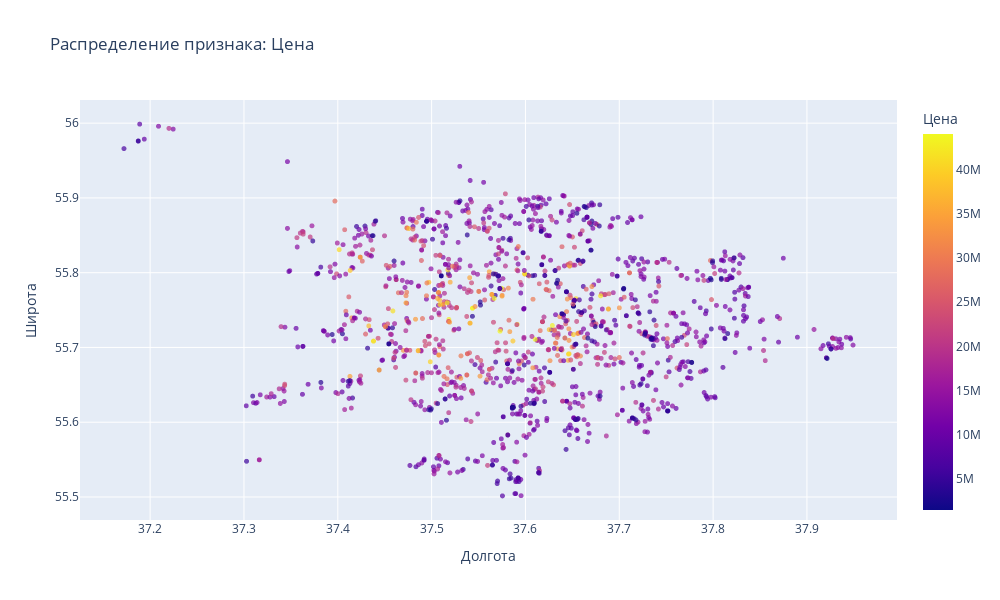
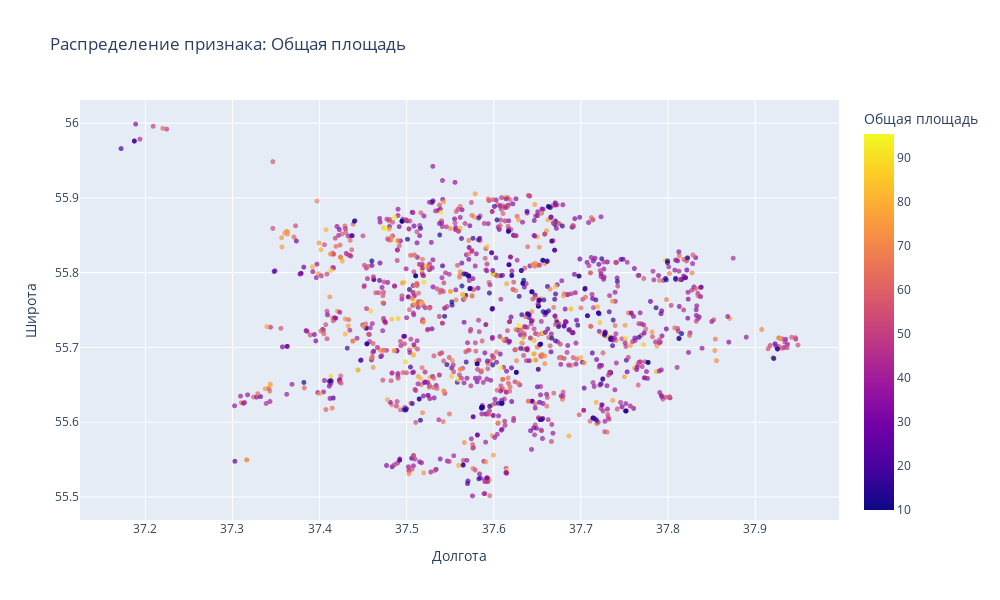
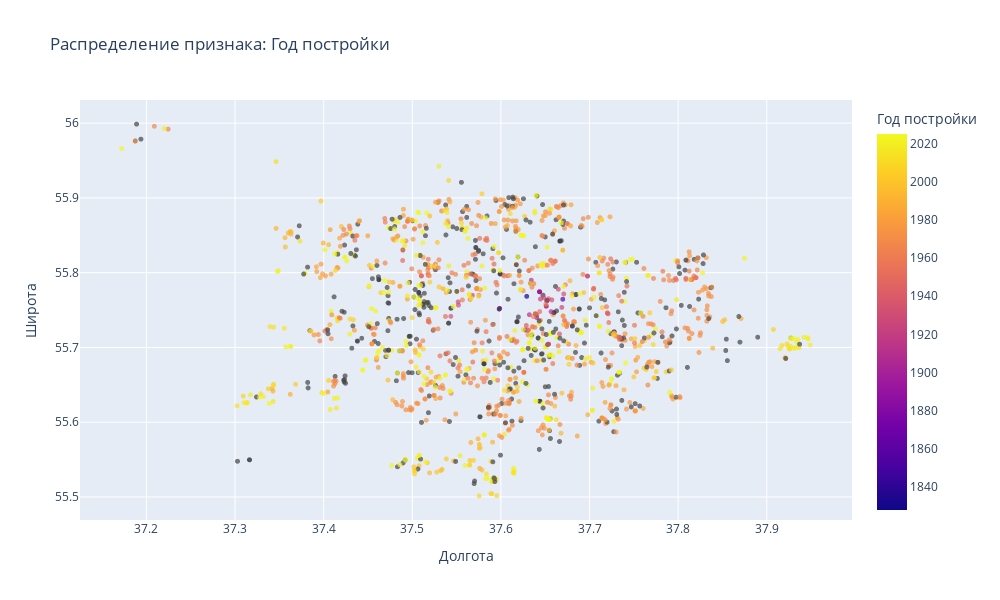
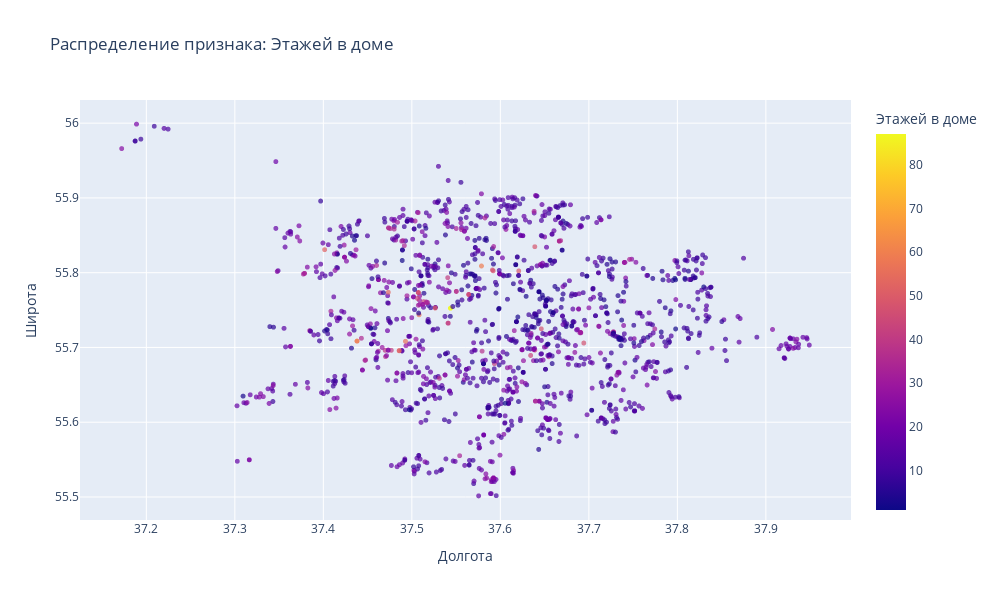

The notebook cell these images were saved under, in order:
### Markdown cell above
## Анализ парных зависимостей
 - Цена имеет линейную зависимость с общей площадью. С остальными признаками цена имеет нелинейную зависимость.
 - Наиболшее количество продаваемых квартир имеют площадь от 37,5 до 42 кв.м и соответсвуют цене от 9 до 15 млн. руб
 - В структуре продаваемых квартир преобладают дома 2060-2075 годов постройки, а также 2010-2025.
 - Наиболее часто продают 2-ух комнатные квартиры, с площадью от 37 до 73 кв.м
 - Наиболее активно продаются  2-ух комнатные и 1 -комнатные квартиры периода постройки с 1960 по 1975 гг. Также 2-ух комнатные квартиры, построенные в период с 2010 по 2020 гг.

### Code cell
tlist = ['Цена', 'Общая площадь',
      'Год постройки', 'Этажей в доме']
def plot_features_on_map(data, features):
    for feature in features:
        fig = px.scatter(
            data_frame=data,
            x='Долгота',
            y='Широта',
            color=feature,
            title=f" Распределение признака: {feature}",
            color_continuous_scale='Plasma',
            opacity=0.7,
            labels={'Долгота': 'Долгота', 'Широта': 'Широта'}
        )
        fig.update_traces(marker=dict(size=5))
        fig.update_layout(height=600, width=1000)
        fig.show()


plot_features_on_map(df, tlist)

### Figure 1 — Plotly figure (JSON) as saved in the notebook; plotly's stock layout.template omitted (floating-point values rounded to 4 significant figures; data arrays with more than 128 entries replaced by an {"elided": "..."} marker saying what was removed)
{"data": [{"hovertemplate": "Долгота=%{x}<br>Широта=%{y}<br>Цена=%{marker.color}<extra></extra>", "legendgroup": "", "marker": {"color": {"elided": "1431 int values"}, "coloraxis": "coloraxis", "opacity": 0.7, "size": 5, "symbol": "circle"}, "mode": "markers", "name": "", "showlegend": false, "type": "scattergl", "x": {"elided": "1431 float values"}, "xaxis": "x", "y": {"elided": "1431 float values"}, "yaxis": "y"}], "layout": {"coloraxis": {"colorbar": {"title": {"text": "Цена"}}, "colorscale": [[0, "#0d0887"], [0.1111, "#46039f"], [0.2222, "#7201a8"], [0.3333, "#9c179e"], [0.4444, "#bd3786"], [0.5556, "#d8576b"], [0.6667, "#ed7953"], [0.7778, "#fb9f3a"], [0.8889, "#fdca26"], [1, "#f0f921"]]}, "height": 600, "legend": {"tracegroupgap": 0}, "title": {"text": " Распределение признака: Цена"}, "width": 1000, "xaxis": {"anchor": "y", "domain": [0, 1], "title": {"text": "Долгота"}}, "yaxis": {"anchor": "x", "domain": [0, 1], "title": {"text": "Широта"}}}}

### Figure 2 — Plotly figure (JSON) as saved in the notebook; plotly's stock layout.template omitted (floating-point values rounded to 4 significant figures; data arrays with more than 128 entries replaced by an {"elided": "..."} marker saying what was removed)
{"data": [{"hovertemplate": "Долгота=%{x}<br>Широта=%{y}<br>Общая площадь=%{marker.color}<extra></extra>", "legendgroup": "", "marker": {"color": {"elided": "1431 float values"}, "coloraxis": "coloraxis", "opacity": 0.7, "size": 5, "symbol": "circle"}, "mode": "markers", "name": "", "showlegend": false, "type": "scattergl", "x": {"elided": "1431 float values"}, "xaxis": "x", "y": {"elided": "1431 float values"}, "yaxis": "y"}], "layout": {"coloraxis": {"colorbar": {"title": {"text": "Общая площадь"}}, "colorscale": [[0, "#0d0887"], [0.1111, "#46039f"], [0.2222, "#7201a8"], [0.3333, "#9c179e"], [0.4444, "#bd3786"], [0.5556, "#d8576b"], [0.6667, "#ed7953"], [0.7778, "#fb9f3a"], [0.8889, "#fdca26"], [1, "#f0f921"]]}, "height": 600, "legend": {"tracegroupgap": 0}, "title": {"text": " Распределение признака: Общая площадь"}, "width": 1000, "xaxis": {"anchor": "y", "domain": [0, 1], "title": {"text": "Долгота"}}, "yaxis": {"anchor": "x", "domain": [0, 1], "title": {"text": "Широта"}}}}

### Figure 3 — Plotly figure (JSON) as saved in the notebook; plotly's stock layout.template omitted (floating-point values rounded to 4 significant figures; data arrays with more than 128 entries replaced by an {"elided": "..."} marker saying what was removed)
{"data": [{"hovertemplate": "Долгота=%{x}<br>Широта=%{y}<br>Год постройки=%{marker.color}<extra></extra>", "legendgroup": "", "marker": {"color": {"elided": "1431 int values"}, "coloraxis": "coloraxis", "opacity": 0.7, "size": 5, "symbol": "circle"}, "mode": "markers", "name": "", "showlegend": false, "type": "scattergl", "x": {"elided": "1431 float values"}, "xaxis": "x", "y": {"elided": "1431 float values"}, "yaxis": "y"}], "layout": {"coloraxis": {"colorbar": {"title": {"text": "Год постройки"}}, "colorscale": [[0, "#0d0887"], [0.1111, "#46039f"], [0.2222, "#7201a8"], [0.3333, "#9c179e"], [0.4444, "#bd3786"], [0.5556, "#d8576b"], [0.6667, "#ed7953"], [0.7778, "#fb9f3a"], [0.8889, "#fdca26"], [1, "#f0f921"]]}, "height": 600, "legend": {"tracegroupgap": 0}, "title": {"text": " Распределение признака: Год постройки"}, "width": 1000, "xaxis": {"anchor": "y", "domain": [0, 1], "title": {"text": "Долгота"}}, "yaxis": {"anchor": "x", "domain": [0, 1], "title": {"text": "Широта"}}}}

### Figure 4 — Plotly figure (JSON) as saved in the notebook; plotly's stock layout.template omitted (floating-point values rounded to 4 significant figures; data arrays with more than 128 entries replaced by an {"elided": "..."} marker saying what was removed)
{"data": [{"hovertemplate": "Долгота=%{x}<br>Широта=%{y}<br>Этажей в доме=%{marker.color}<extra></extra>", "legendgroup": "", "marker": {"color": {"elided": "1431 int values"}, "coloraxis": "coloraxis", "opacity": 0.7, "size": 5, "symbol": "circle"}, "mode": "markers", "name": "", "showlegend": false, "type": "scattergl", "x": {"elided": "1431 float values"}, "xaxis": "x", "y": {"elided": "1431 float values"}, "yaxis": "y"}], "layout": {"coloraxis": {"colorbar": {"title": {"text": "Этажей в доме"}}, "colorscale": [[0, "#0d0887"], [0.1111, "#46039f"], [0.2222, "#7201a8"], [0.3333, "#9c179e"], [0.4444, "#bd3786"], [0.5556, "#d8576b"], [0.6667, "#ed7953"], [0.7778, "#fb9f3a"], [0.8889, "#fdca26"], [1, "#f0f921"]]}, "height": 600, "legend": {"tracegroupgap": 0}, "title": {"text": " Распределение признака: Этажей в доме"}, "width": 1000, "xaxis": {"anchor": "y", "domain": [0, 1], "title": {"text": "Долгота"}}, "yaxis": {"anchor": "x", "domain": [0, 1], "title": {"text": "Широта"}}}}
